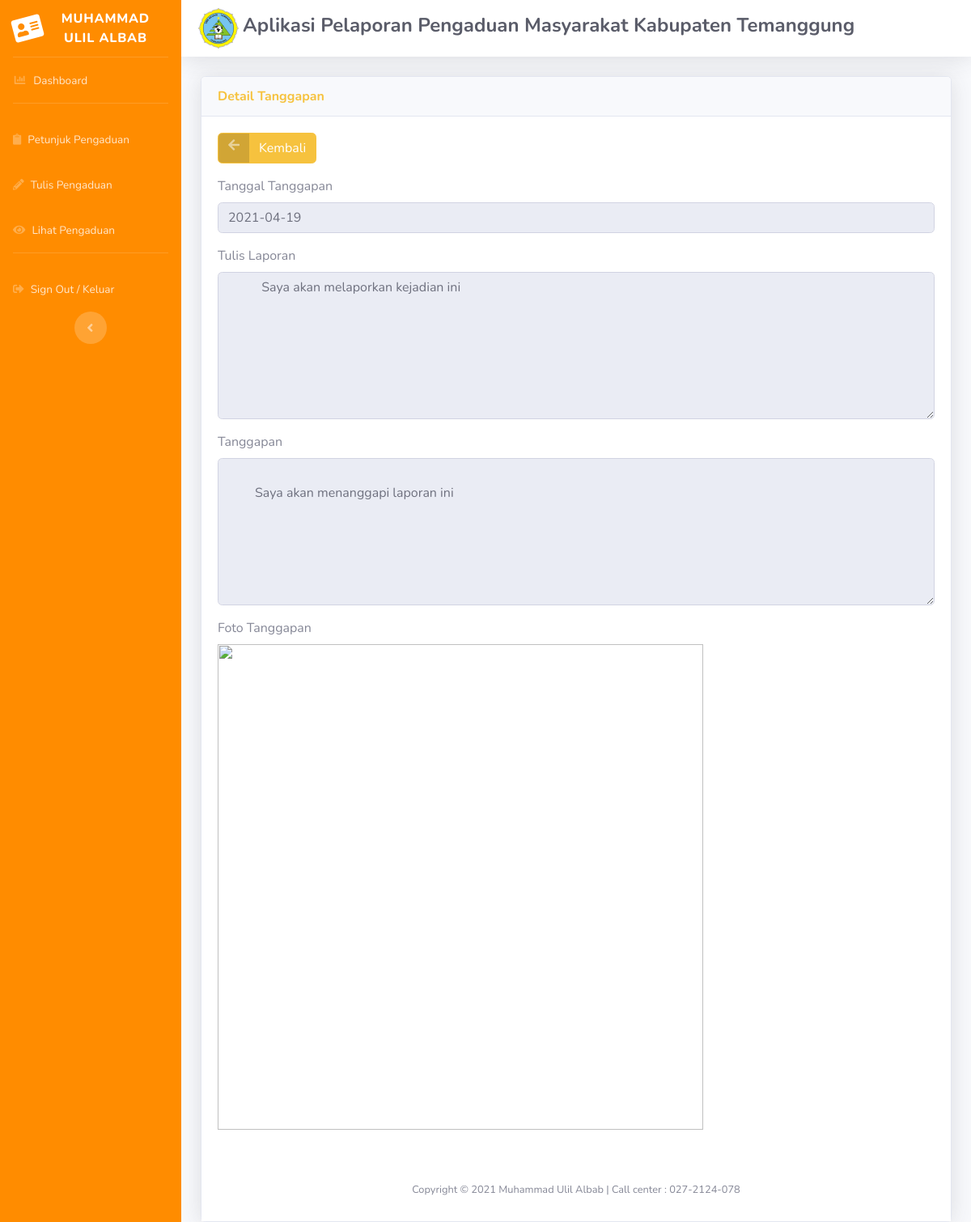
The app's page /masyarakat.php?url=lihat_tanggapan&id=9 (signed in) with its own data.
### tables this page shows
CREATE TABLE `tanggapan` (
  `id_tanggapan` int(11) NOT NULL,
  `id_pengaduan` int(11) NOT NULL,
  `tgl_tanggapan` date NOT NULL,
  `tanggapan` text NOT NULL,
  `foto` varchar(255) NOT NULL,
  `id_petugas` int(11) NOT NULL
);

CREATE TABLE `pengaduan` (
  `id_pengaduan` int(11) NOT NULL,
  `tgl_pengaduan` date NOT NULL,
  `nik` char(16) NOT NULL,
  `isi_laporan` text NOT NULL,
  `foto` varchar(255) NOT NULL,
  `status` enum('0','proses','selesai','') NOT NULL
);

### lihat_tanggapan.php (the view, shortened to what this page needs)
<!DOCTYPE html>
<html lang="en">
<head>
  <link href="vendor/fontawesome-free/css/all.min.css" rel="stylesheet" type="text/css">
  <link href="css/sb-admin-2.min.css" rel="stylesheet">
</head>
<body id="page-top">
<div class="card shadow">
  <div class="card-header font-weight-bold text-warning">
    Detail Tanggapan
  </div>
    <div class="card-body">
  <div class="form-group cols-sm-6">
  <a href="?url=lihat_pengaduan" class="btn btn-warning btn-icon-split">
    <span class="icon text-white-50">
      <i class="fas fa-arrow-left"></i>
    </span>
    <span class="text">Kembali</span>
  </a>
</div>
    <form action="" method="post" class="form-horizontal" enctype="multipart/form-data">
      <?php
      require 'koneksi.php';
      $sql=mysqli_query($koneksi,"select * from pengaduan, tanggapan where tanggapan.id_pengaduan='$_GET[id]'
        and tanggapan.id_pengaduan=pengaduan.id_pengaduan");
      $cek=mysqli_num_rows($sql);
        if($cek<1)
        {
          echo "<font color='red'>Mohon Bersabar, pengaduan belum ditanggapi</font>";
        }
        else {
        if ($data=mysqli_fetch_array($sql))
      {
      ?>
      <div class="form-group cols-sm-6">
        <label>Tanggal Tanggapan</label>
        <input type="text" name="tgl_tanggapan" value="<?php echo $data['tgl_tanggapan']; ?>" class="form-control" readonly>
      </div>
      <div class="form-group cols-sm-6">
        <label>Tulis Laporan</label>
        <textarea class="form-control" rows="7" name="isi_laporan" readonly="">
          <?php echo $data['isi_laporan']; ?>
          </textarea>
      </div>
       <div class="form-group cols-sm-6">
        <label>Tanggapan</label>
        <textarea class="form-control" rows="7" name="isi_laporan" readonly="">
          <?php echo $data['tanggapan']; ?>
          </textarea>
      </div>
      <div class="form-group cols-sm-6">
        <label>Foto Tanggapan</label>
        <div>
        <img src="foto/<?php echo $data['foto']; ?>" width=600>
      </div>
    <?php } } ?>
    </form>
</body>
</html>

### records on screen
tanggapan: tgl_tanggapan "2021-04-19", isi_laporan "Saya akan melaporkan kejadian ini", isi_laporan "Saya akan menanggapi laporan ini"
